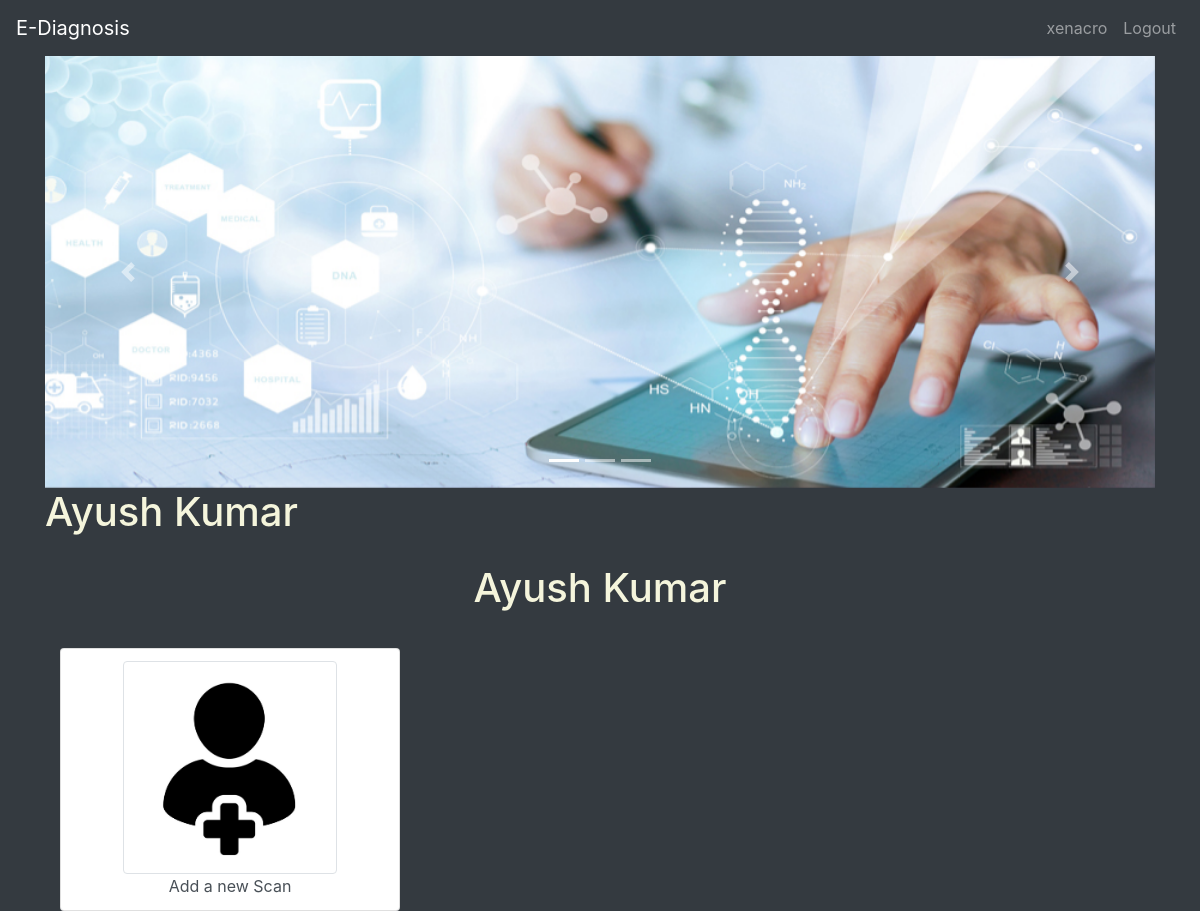
The page /3/scans/ (signed in) on the database its author committed.
### dashboard/models.py (models this page shows, shortened)
class MyUser(AbstractUser):
    mobile_number = models.CharField(max_length=10, unique=True)
    bio = models.TextField("Qualificatons: ", null=True, blank=True)

class Patient(models.Model):
    patientemail = models.EmailField("Enter Email", unique=True)
    docId = models.ForeignKey(MyUser, on_delete=models.CASCADE)
    name = models.CharField(max_length=101)
    phone = models.CharField("Enter Without any country/state codes", max_length=10, unique=True)

### dashboard/views.py (the view, shortened to what this page needs)
# urls.py: path('<slug:pk>/scans/', views.Scans.as_view(), name="scans"),
class Scans(LoginRequiredMixin, DetailView,FormMixin):
    redirect_field_name = 'scans'
    template_name='scans.html'
    model = Patient
    form_class = AddScanForm
    def get_context_data(self, **kwargs):
        context = super(Scans, self).get_context_data(**kwargs)
        context['form'] = AddScanForm(initial={'patientId': self.object})
        return context

### templates/scans.html (shortened to what this page needs)
{% extends 'index.html' %}
{% block content %}
{% load static %}
    <div id="carouselExampleIndicators" class="carousel slide" data-ride="carousel">
        <ol class="carousel-indicators">
            <li data-target="#carouselExampleIndicators" data-slide-to="0" class="active"></li>
            <li data-target="#carouselExampleIndicators" data-slide-to="1"></li>
            <li data-target="#carouselExampleIndicators" data-slide-to="2"></li>
        </ol>
        <div class="carousel-inner">
            <div class="carousel-item active">
                <img src="{% static "images/topbg.jpg" %}" class="d-block w-100" alt="..." class="img-fluid">
            </div>
        </div>
        <a class="carousel-control-prev" href="#carouselExampleIndicators" role="button" data-slide="prev">
            <span class="carousel-control-prev-icon" aria-hidden="true"></span>
        </a>
        <a class="carousel-control-next" href="#carouselExampleIndicators" role="button" data-slide="next">
            <span class="carousel-control-next-icon" aria-hidden="true"></span>
        </a>
    </div>
        <h1>{{ patient.name }}</h1>
        <div class="container">
    <div class="text-center">
      <div class="card-body">
        <h1>{{user.first_name}} {{user.last_name}}</h1>
      </div>
    </div>
    <div class="row text-center">
      <div class="col-md-4 mt-2">
        <div class="list-group">
        <a href="#" class="list-group-item list-group-item-action" data-toggle="modal" data-target="#exampleModalCenter">
  <img src="{% static "images/add.jpg" %}" alt="" class="img-thumbnail add-img">
            <br><span>Add a new Scan</span>
</a>
        </div>
      </div>
    </div>
  </div>
        </div>
{% endblock %}

### templates/index.html (shortened to what this page needs)
<!DOCTYPE html>
<html lang="en" dir="ltr">
  <head>
    <link rel="stylesheet" href="https://stackpath.bootstrapcdn.com/bootstrap/4.1.3/css/bootstrap.min.css"
>
    {% load static %}
  </head>
  <body>
    <nav class="navbar navbar-expand-md bg-dark navbar-dark">
      <a class="navbar-brand" href="#">E-Diagnosis</a>
      <div class="collapse navbar-collapse" id="collapsibleNavbar">
        {% if user.is_authenticated %}
          <ul class="navbar-nav ml-auto">
            <li class="nav-item">
              <a class="nav-link" href="{% url 'dashboard' %}">{{user.username}}</a>
            </li>
            <li class="nav-item">
              <a class="nav-link" href="{% url 'logout' %}">Logout</a>
            </li>
          </ul>
        {% endif %}
      </div>
    </nav>
        <div class="container">
          {% block content %}{% endblock %}
  </body>
</html>

### templates/index.html (style rules this page uses)
body { background-color: #343A40; color: beige; }
.add-img { height: 213px; width: auto; }
.carousel-inner img { width: 100px; }

### rows shown on the page
MyUser: username "xenacro", first_name "Ayush", last_name "Kumar"
Patient: name "Ayush Kumar"
